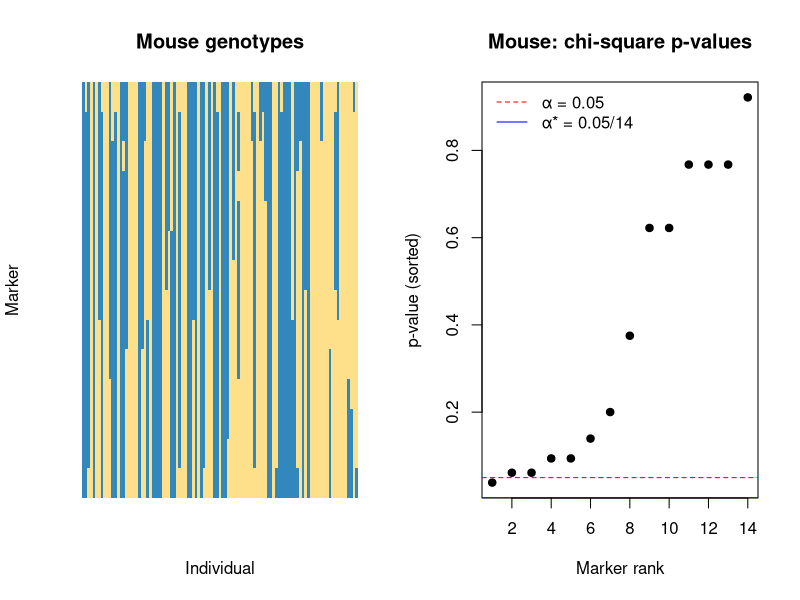
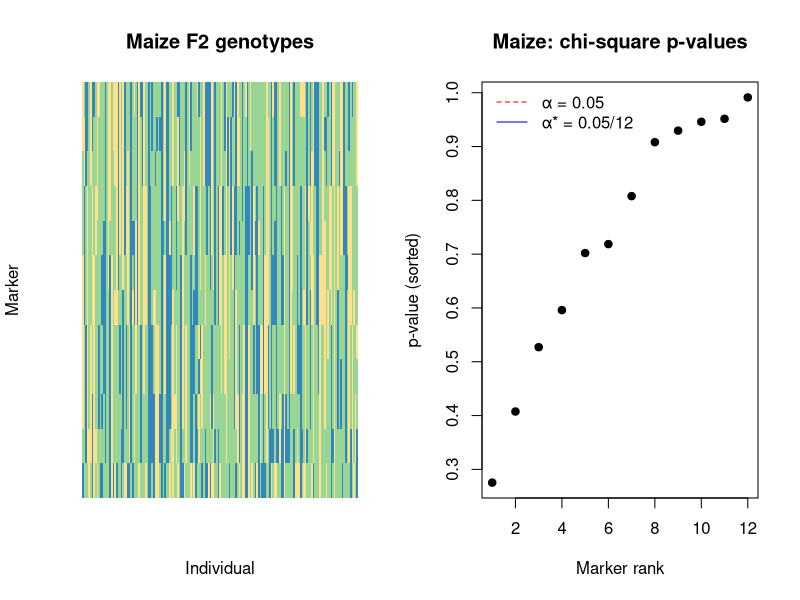

Source code (R) for these figures, in order:
## ---- chunk 1
knitr::opts_chunk$set(echo = TRUE, message = FALSE, warning = FALSE)
## ---- chunk 2
segregation_test <- function(genotypes, expected) {
  res <- t(sapply(genotypes, function(g) {
    obs  <- table(factor(g, levels = seq_along(expected) - 1))
    test <- chisq.test(x = obs, p = expected)
    c(obs, chisq = unname(test$statistic), p = test$p.value)
  }))
  as.data.frame(res)
}

plot_pvalues <- function(p, m, title) {
  plot(sort(p), pch = 19, ylab = "p-value (sorted)", xlab = "Marker rank", main = title)
  abline(h = c(0.05, 0.05 / m), col = c("red", "blue"), lty = c(2, 1))
  legend("topleft", c("α = 0.05", paste0("α* = 0.05/", m)),
         col = c("red", "blue"), lty = c(2, 1), bty = "n")
}
## ---- chunk 3
mouse <- read.csv("../data/mouse.csv")
mouse <- mouse[-1, ]                       # drop placeholder row
mouse_geno <- mouse[, setdiff(names(mouse), "BW")]

mouse_res <- segregation_test(mouse_geno, expected = c(0.5, 0.5))
knitr::kable(mouse_res, digits = 3, caption = "Mouse markers: observed counts and chi-square test")
## ---- chunk 4
m_mouse <- ncol(mouse_geno)
c(`p < 0.05` = sum(mouse_res$p < 0.05),
  `p < Bonferroni` = sum(mouse_res$p < 0.05 / m_mouse))
## ---- chunk 5
par(mfrow = c(1, 2))
image(as.matrix(mouse_geno), col = c("#fee08b", "#3288bd"),
      main = "Mouse genotypes", xlab = "Individual", ylab = "Marker", axes = FALSE)
plot_pvalues(mouse_res$p, m_mouse, "Mouse: chi-square p-values")
## ---- chunk 6
maize <- read.csv("../data/maize.csv")
maize_geno <- maize[, grep("^M", names(maize))]  # keep markers, drop IND and GY

maize_res <- segregation_test(maize_geno, expected = c(0.25, 0.5, 0.25))
knitr::kable(maize_res, digits = 3, caption = "Maize markers: observed counts and chi-square test")
## ---- chunk 7
m_maize <- ncol(maize_geno)
c(`p < 0.05` = sum(maize_res$p < 0.05),
  `p < Bonferroni` = sum(maize_res$p < 0.05 / m_maize))
## ---- chunk 8
par(mfrow = c(1, 2))
image(as.matrix(maize_geno), col = c("#fee08b", "#99d594", "#3288bd"),
      main = "Maize F2 genotypes", xlab = "Individual", ylab = "Marker", axes = FALSE)
plot_pvalues(maize_res$p, m_maize, "Maize: chi-square p-values")
## ---- chunk 9
sessionInfo()
